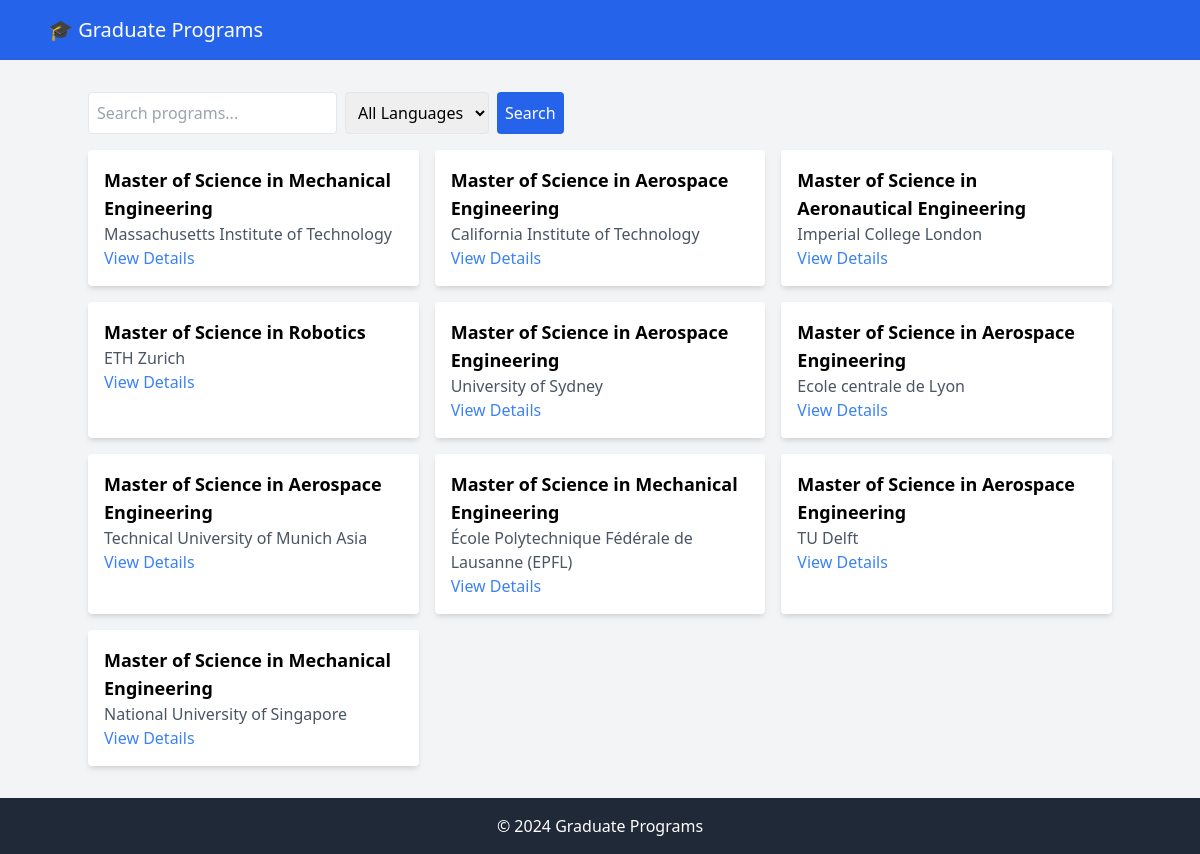
The page / on the database its author committed.
### programs/models.py (models this page shows, shortened)
class GraduateProgram(models.Model):
    graduate_program = models.CharField(max_length=100)
    university = models.CharField(max_length=100)
    language = models.CharField(max_length=50)
    degree = models.CharField(max_length=50)
    qualifications = models.JSONField(null=True)
    country = models.CharField(max_length=100)

### programs/views.py (the view)
# urls.py: path('', views.program_list, name='program_list'),
def program_list(request):
    language = request.GET.get('language')
    search_query = request.GET.get('search')
    programs = GraduateProgram.objects.all()
    if language:
        programs = programs.filter(language=language)
    if search_query:
        programs = programs.filter(
            Q(graduate_program__icontains=search_query) |
            Q(university__icontains=search_query)
        )
    return render(request, 'programs/program_list.html', {'programs': programs})

### programs/templates/programs/program_list.html (shortened to what this page needs)
{% extends 'base.html' %}
{% block content %}
    <div class="flex justify-between items-center mb-4">
        <form method="GET" action="{% url 'program_list' %}" class="flex">
            <input type="text" name="search" placeholder="Search programs..." value="{{ request.GET.search }}" class="p-2 border rounded">
            <select name="language" class="ml-2 p-2 border rounded">
                <option value="">All Languages</option>
            </select>
            <button type="submit" class="ml-2 bg-blue-600 text-white p-2 rounded">Search</button>
        </form>
    </div>
    <div class="grid grid-cols-1 sm:grid-cols-2 lg:grid-cols-3 gap-4">
        {% for program in programs %}
            <div class="bg-white shadow-md p-4 rounded">
                <h2 class="text-lg font-semibold">{{ program.graduate_program }}</h2>
                <p class="text-gray-600">{{ program.university }}</p>
                <a href="{% url 'program_detail' program.id %}" class="text-blue-500">View Details</a>
            </div>
        {% endfor %}
    </div>
{% endblock %}

### programs/templates/base.html (shortened to what this page needs)
<!DOCTYPE html>
<html lang="en">
<head>
    <link href="https://cdn.jsdelivr.net/npm/tailwindcss@2.2.19/dist/tailwind.min.css" rel="stylesheet">
</head>
<body class="bg-gray-100">
    <header class="bg-blue-600 text-white p-4">
        <a href="/" class="text-center text-xl pl-8"><span>🎓</span> Graduate Programs</a>
    </header>
    <div class="container mx-auto mt-8">
        {% block content %}
        {% endblock %}
    </div>
    <footer class="bg-gray-800 text-white text-center p-4 mt-8">
        <p>&copy; 2024 Graduate Programs</p>
    </footer>
</body>
</html>

### rows shown on the page
GraduateProgram: graduate_program "Master of Science in Mechanical Engineering", university "Massachusetts Institute of Technology"
GraduateProgram: graduate_program "Master of Science in Aerospace Engineering", university "California Institute of Technology"
GraduateProgram: graduate_program "Master of Science in Aeronautical Engineering", university "Imperial College London"
GraduateProgram: graduate_program "Master of Science in Robotics", university "ETH Zurich"
GraduateProgram: graduate_program "Master of Science in Aerospace Engineering", university "University of Sydney"
GraduateProgram: graduate_program "Master of Science in Aerospace Engineering", university "Ecole centrale de Lyon"
GraduateProgram: graduate_program "Master of Science in Aerospace Engineering", university "Technical University of Munich Asia"
GraduateProgram: graduate_program "Master of Science in Mechanical Engineering", university "École Polytechnique Fédérale de Lausanne (EPFL)"
GraduateProgram: graduate_program "Master of Science in Aerospace Engineering", university "TU Delft"
GraduateProgram: graduate_program "Master of Science in Mechanical Engineering", university "National University of Singapore"
